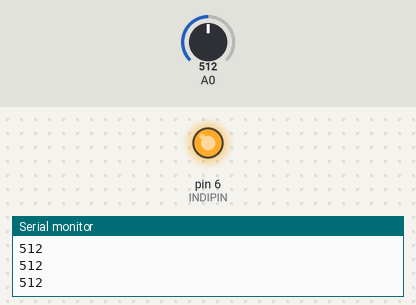
A sketch run on a simulated Arduino Uno, built with avr-gcc and run on an emulated ATmega328P. Parts: output pins drawn as LEDs (lit = HIGH), the last lines printed to the serial monitor. The test bench sets the inputs (shaded band); at power-on: A0 = 512.

Above: at 1.2 s.
1.3 s: A0 set to 486
At 2.1 s:
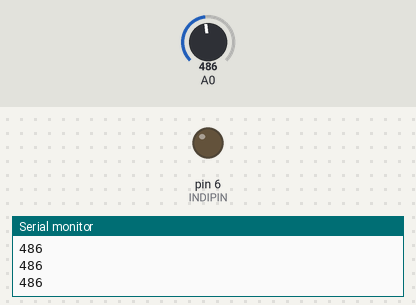
2.8 s: A0 set to 510
At 4.0 s:
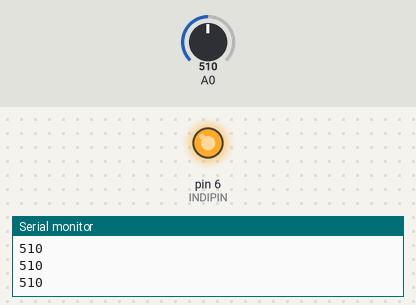
4.3 s: A0 set to 490
At 5.3 s:
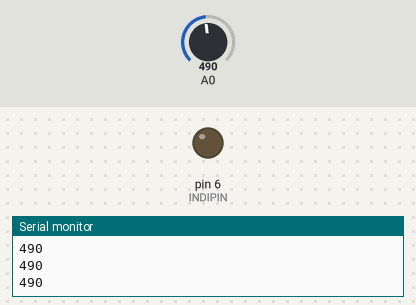
Timing chart, 0 to 7.3 s (numbered marks = the images above; inputs shaded):
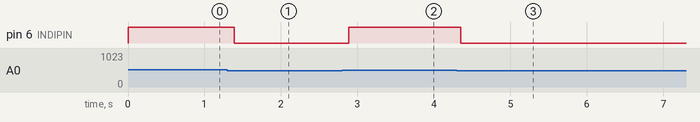

The sketch:

CODE_SpeechRecognization.ino
```cpp
// averaging bin size, small in simulation
// probably want larger on real hardware
#define BINSIZE 5

// indicator LED pin when threshold met
#define INDIPIN 6

// level of threshold
#define DETTHRESH 500

long a; // instantaneous sample
long arr[BINSIZE]; // averaging bin
long avg; // calculated average
int i; // averaging bin index
int n; // for loop general purpose
int det; // detection active flag

void setup()
{
  Serial.begin(9600);
  //Serial.println("Setup");
  pinMode(INDIPIN, OUTPUT);
  digitalWrite(INDIPIN, LOW);
  // poulate the averaging bin with the current value
  a = analogRead(0);
  for (n=0; n<BINSIZE; n++) {
    arr[n] = a;
  }
  i=0;
  det = 0;
}

void loop()
{
  // stuff values sequentially in bin
  a = analogRead(0); // instantaneous value

  if (a != 0) { // simulation bug?
    arr[i] = a;
    if (i > (BINSIZE-1)) { // or ==BINSIZE but don't trust computers :)
      i = 0; // go back to start of bin
    } else {
      i++;
    }


    // average the values across the bin
    avg = arr[0];
    for (n=1; n<BINSIZE; n++) { // already have [0]
      avg = avg + arr[n];
    }
    avg = avg / BINSIZE; // average value

    // is the level over the detection threshold?
    if (det == 0) { // don't care if already on
      if (avg >= DETTHRESH) {
        det = 1;
        digitalWrite(INDIPIN, HIGH);
      }
    } else if (avg < DETTHRESH) {
      det=0;
      digitalWrite(INDIPIN, LOW);
    }

    //debug
    //Serial.println("Cur: " + String(a) + ", Avg: " + String(avg));
    Serial.println(String(avg));
    delay(25); // let the ADC sample
  }
 }
```

Measured:
- the behaviour switches between 500 and 499 on A0 (found by bisection; images 0 and 1)
- after the input at 1.3 s, pin 6 (INDIPIN): HIGH → LOW after 0.09 s
- after the input at 2.8 s, pin 6 (INDIPIN): LOW → HIGH after 0.08 s
- after the input at 4.3 s, pin 6 (INDIPIN): HIGH → LOW after 0.05 s
